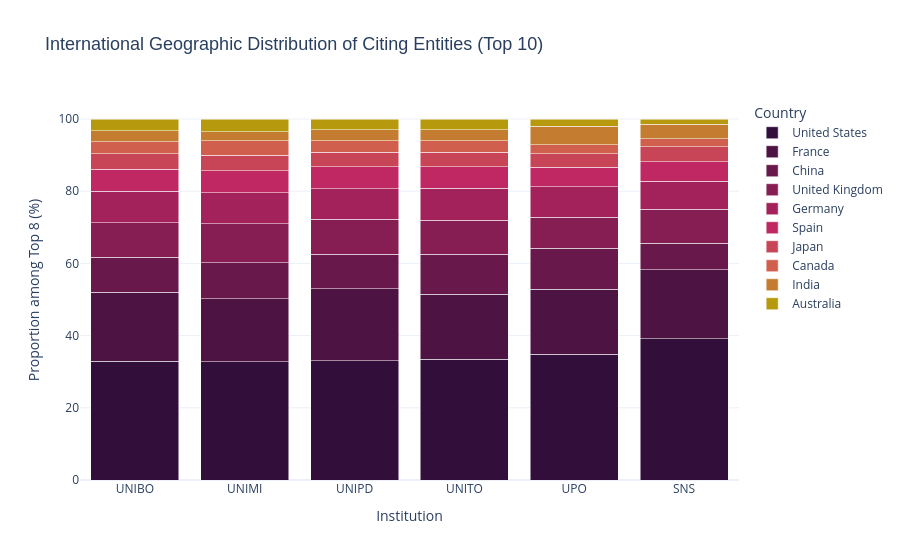
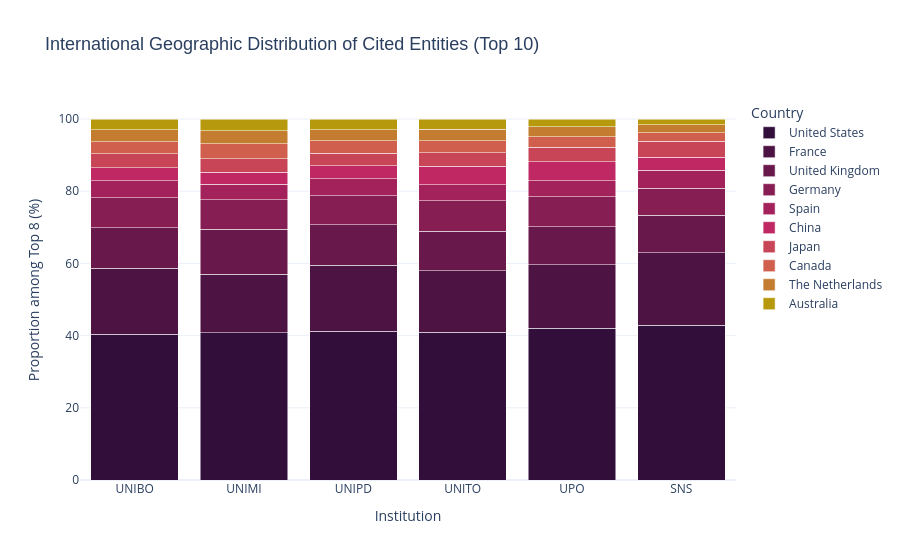

The code cell stored with these charts, in order, in its notebook:
### Markdown cell above
## Proportional stacked bar chart

This is the starting point for investigating the international connections of the six Italian institutions. First, we establish the baseline geographic distribution of their citation networks. By calculating the proportional contribution of the top 10 cited and citing countries, we map the fundamental orientation of these institutions within the global scientific landscape.

This step is essential to verify whether the institutions operate within a shared international framework or if there are immediate, macro-level discrepancies in their reach.

### Code cell
import pandas as pd
import plotly.express as px
from pathlib import Path

BASE_PATH = Path("../data/citation_counts")

INSTITUTIONS = {
    "UNIBO": BASE_PATH / "UNIBO",
    "UNIMI": BASE_PATH / "UNIMI",
    "UNIPD": BASE_PATH / "UNIPD",
    "UNITO": BASE_PATH / "UNITO",
    "UPO": BASE_PATH / "UPO",
    "SNS": BASE_PATH / "SNS"
}

def load_country_data(institution, direction):
    path = INSTITUTIONS[institution] / f"citation_counts_countries_{direction}.csv"
    if path.exists():
        return pd.read_csv(path)
    return None

def plot_proportional_citations(direction, title):
    all_data = []
    
    for inst in INSTITUTIONS.keys():
        df = load_country_data(inst, direction)
        
        if df is not None:
            df['Institution'] = inst
            df = df[df['country_code'] != 'IT'] # Drop Italy
            all_data.append(df)
            
            
    if not all_data:
        print(f"No data found for direction: {direction}")
        return
        
    combined_df = pd.concat(all_data, ignore_index=True)
    
    top_10_countries = combined_df.groupby('country_name')['count'].sum().nlargest(10).index

    # Filter the dataframe to keep only those 10 countries
    final_df = combined_df[combined_df['country_name'].isin(top_10_countries)].copy()
    totals = final_df.groupby('Institution')['count'].transform('sum')
    final_df['Percentage'] = (final_df['count'] / totals) * 100

    colors_10 = [
        '#320E3B',
        '#4D1343',
        '#69184B',
        '#861D53',
        '#A3225B',
        '#BF2862',
        '#C84457',
        '#D0604D',
        '#C47D30',
        '#B7990D'
    ]

    # Create the Plotly chart
    fig = px.bar(
        final_df,
        x="Institution",
        y="Percentage",
        color="country_name",
        title=title,
        category_orders={"country_name": list(top_10_countries)}, 
        color_discrete_sequence=colors_10,
        labels={
            "Percentage": "Proportion among Top 8 (%)",
            "country_name": "Country",
            "Institution": "Institution"
        },
        hover_data={"count": True, "Percentage": ':.2f'} 
    )

    fig.update_layout(
        barmode='stack',
        template="plotly_white",
        title_font=dict(size=18, family="Arial, sans-serif"),
        hoverlabel=dict(bgcolor="white", font_size=13),
        legend=dict(
            yanchor="top",
            y=1,
            xanchor="left",
            x=1.02
        )
    )

    fig.show()

# Citing entities (inbound)
plot_proportional_citations(
    direction='inbound', 
    title='International Geographic Distribution of Citing Entities (Top 10)'
)

# Cited entities (outbound)
plot_proportional_citations(
    direction='outbound', 
    title='International Geographic Distribution of Cited Entities (Top 10)'
)

### Figure 1 — Plotly figure (JSON) as saved in the notebook; plotly's stock layout.template omitted (floating-point values rounded to 4 significant figures)
{"data": [{"alignmentgroup": "True", "customdata": [[6800261], [7524378], [6699413], [4331610], [1419714], [1704610]], "hovertemplate": "Country=United States<br>Institution=%{x}<br>Proportion among Top 8 (%)=%{y:.2f}<br>count=%{customdata[0]}<extra></extra>", "legendgroup": "United States", "marker": {"color": "#320E3B", "pattern": {"shape": ""}}, "name": "United States", "offsetgroup": "United States", "orientation": "v", "showlegend": true, "textposition": "auto", "type": "bar", "x": ["UNIBO", "UNIMI", "UNIPD", "UNITO", "UPO", "SNS"], "xaxis": "x", "y": [32.9, 32.81, 33.1, 33.51, 34.84, 39.18], "yaxis": "y"}, {"alignmentgroup": "True", "customdata": [[3956305], [3974384], [4027707], [2326366], [732475], [832178]], "hovertemplate": "Country=France<br>Institution=%{x}<br>Proportion among Top 8 (%)=%{y:.2f}<br>count=%{customdata[0]}<extra></extra>", "legendgroup": "France", "marker": {"color": "#4D1343", "pattern": {"shape": ""}}, "name": "France", "offsetgroup": "France", "orientation": "v", "showlegend": true, "textposition": "auto", "type": "bar", "x": ["UNIBO", "UNIMI", "UNIPD", "UNITO", "UPO", "SNS"], "xaxis": "x", "y": [19.14, 17.33, 19.9, 18.0, 17.97, 19.13], "yaxis": "y"}, {"alignmentgroup": "True", "customdata": [[1986405], [2299764], [1934348], [1431104], [461844], [316550]], "hovertemplate": "Country=China<br>Institution=%{x}<br>Proportion among Top 8 (%)=%{y:.2f}<br>count=%{customdata[0]}<extra></extra>", "legendgroup": "China", "marker": {"color": "#69184B", "pattern": {"shape": ""}}, "name": "China", "offsetgroup": "China", "orientation": "v", "showlegend": true, "textposition": "auto", "type": "bar", "x": ["UNIBO", "UNIMI", "UNIPD", "UNITO", "UPO", "SNS"], "xaxis": "x", "y": [9.609, 10.03, 9.556, 11.07, 11.33, 7.276], "yaxis": "y"}, {"alignmentgroup": "True", "customdata": [[1986678], [2464796], [1954354], [1218955], [353275], [407263]], "hovertemplate": "Country=United Kingdom<br>Institution=%{x}<br>Proportion among Top 8 (%)=%{y:.2f}<br>count=%{customdata[0]}<extra></extra>", "legendgroup": "United Kingdom", "marker": {"color": "#861D53", "pattern": {"shape": ""}}, "name": "United Kingdom", "offsetgroup": "United Kingdom", "orientation": "v", "showlegend": true, "textposition": "auto", "type": "bar", "x": ["UNIBO", "UNIMI", "UNIPD", "UNITO", "UPO", "SNS"], "xaxis": "x", "y": [9.611, 10.75, 9.655, 9.43, 8.668, 9.361], "yaxis": "y"}, {"alignmentgroup": "True", "customdata": [[1801165], [1981830], [1718998], [1133248], [340974], [336956]], "hovertemplate": "Country=Germany<br>Institution=%{x}<br>Proportion among Top 8 (%)=%{y:.2f}<br>count=%{customdata[0]}<extra></extra>", "legendgroup": "Germany", "marker": {"color": "#A3225B", "pattern": {"shape": ""}}, "name": "Germany", "offsetgroup": "Germany", "orientation": "v", "showlegend": true, "textposition": "auto", "type": "bar", "x": ["UNIBO", "UNIMI", "UNIPD", "UNITO", "UPO", "SNS"], "xaxis": "x", "y": [8.713, 8.642, 8.492, 8.767, 8.367, 7.745], "yaxis": "y"}, {"alignmentgroup": "True", "customdata": [[1262588], [1407611], [1228815], [766861], [225149], [236551]], "hovertemplate": "Country=Spain<br>Institution=%{x}<br>Proportion among Top 8 (%)=%{y:.2f}<br>count=%{customdata[0]}<extra></extra>", "legendgroup": "Spain", "marker": {"color": "#BF2862", "pattern": {"shape": ""}}, "name": "Spain", "offsetgroup": "Spain", "orientation": "v", "showlegend": true, "textposition": "auto", "type": "bar", "x": ["UNIBO", "UNIMI", "UNIPD", "UNITO", "UPO", "SNS"], "xaxis": "x", "y": [6.108, 6.138, 6.071, 5.933, 5.525, 5.437], "yaxis": "y"}, {"alignmentgroup": "True", "customdata": [[889572], [991329], [816958], [521225], [151521], [183263]], "hovertemplate": "Country=Japan<br>Institution=%{x}<br>Proportion among Top 8 (%)=%{y:.2f}<br>count=%{customdata[0]}<extra></extra>", "legendgroup": "Japan", "marker": {"color": "#C84457", "pattern": {"shape": ""}}, "name": "Japan", "offsetgroup": "Japan", "orientation": "v", "showlegend": true, "textposition": "auto", "type": "bar", "x": ["UNIBO", "UNIMI", "UNIPD", "UNITO", "UPO", "SNS"], "xaxis": "x", "y": [4.303, 4.323, 4.036, 4.032, 3.718, 4.212], "yaxis": "y"}, {"alignmentgroup": "True", "customdata": [[676387], [899881], [650406], [409513], [100383], [93764]], "hovertemplate": "Country=Canada<br>Institution=%{x}<br>Proportion among Top 8 (%)=%{y:.2f}<br>count=%{customdata[0]}<extra></extra>", "legendgroup": "Canada", "marker": {"color": "#D0604D", "pattern": {"shape": ""}}, "name": "Canada", "offsetgroup": "Canada", "orientation": "v", "showlegend": true, "textposition": "auto", "type": "bar", "x": ["UNIBO", "UNIMI", "UNIPD", "UNITO", "UPO", "SNS"], "xaxis": "x", "y": [3.272, 3.924, 3.213, 3.168, 2.463, 2.155], "yaxis": "y"}, {"alignmentgroup": "True", "customdata": [[650901], [579974], [612996], [406876], [206180], [177399]], "hovertemplate": "Country=India<br>Institution=%{x}<br>Proportion among Top 8 (%)=%{y:.2f}<br>count=%{customdata[0]}<extra></extra>", "legendgroup": "India", "marker": {"color": "#C47D30", "pattern": {"shape": ""}}, "name": "India", "offsetgroup": "India", "orientation": "v", "showlegend": true, "textposition": "auto", "type": "bar", "x": ["UNIBO", "UNIMI", "UNIPD", "UNITO", "UPO", "SNS"], "xaxis": "x", "y": [3.149, 2.529, 3.028, 3.148, 5.059, 4.078], "yaxis": "y"}, {"alignmentgroup": "True", "customdata": [[661316], [807988], [597753], [380351], [83919], [61994]], "hovertemplate": "Country=Australia<br>Institution=%{x}<br>Proportion among Top 8 (%)=%{y:.2f}<br>count=%{customdata[0]}<extra></extra>", "legendgroup": "Australia", "marker": {"color": "#B7990D", "pattern": {"shape": ""}}, "name": "Australia", "offsetgroup": "Australia", "orientation": "v", "showlegend": true, "textposition": "auto", "type": "bar", "x": ["UNIBO", "UNIMI", "UNIPD", "UNITO", "UPO", "SNS"], "xaxis": "x", "y": [3.199, 3.523, 2.953, 2.943, 2.059, 1.425], "yaxis": "y"}], "layout": {"barmode": "stack", "hoverlabel": {"bgcolor": "white", "font": {"size": 13}}, "legend": {"title": {"text": "Country"}, "tracegroupgap": 0, "x": 1.02, "xanchor": "left", "y": 1, "yanchor": "top"}, "title": {"font": {"family": "Arial, sans-serif", "size": 18}, "text": "International Geographic Distribution of Citing Entities (Top 10)"}, "xaxis": {"anchor": "y", "domain": [0, 1], "title": {"text": "Institution"}}, "yaxis": {"anchor": "x", "domain": [0, 1], "title": {"text": "Proportion among Top 8 (%)"}}}}

### Figure 2 — Plotly figure (JSON) as saved in the notebook; plotly's stock layout.template omitted (floating-point values rounded to 4 significant figures)
{"data": [{"alignmentgroup": "True", "customdata": [[8894677], [8484881], [8328775], [5802385], [1839362], [1895148]], "hovertemplate": "Country=United States<br>Institution=%{x}<br>Proportion among Top 8 (%)=%{y:.2f}<br>count=%{customdata[0]}<extra></extra>", "legendgroup": "United States", "marker": {"color": "#320E3B", "pattern": {"shape": ""}}, "name": "United States", "offsetgroup": "United States", "orientation": "v", "showlegend": true, "textposition": "auto", "type": "bar", "x": ["UNIBO", "UNIMI", "UNIPD", "UNITO", "UPO", "SNS"], "xaxis": "x", "y": [40.34, 40.75, 41.2, 40.9, 41.98, 42.92], "yaxis": "y"}, {"alignmentgroup": "True", "customdata": [[4043901], [3388501], [3707497], [2414267], [774085], [886781]], "hovertemplate": "Country=France<br>Institution=%{x}<br>Proportion among Top 8 (%)=%{y:.2f}<br>count=%{customdata[0]}<extra></extra>", "legendgroup": "France", "marker": {"color": "#4D1343", "pattern": {"shape": ""}}, "name": "France", "offsetgroup": "France", "orientation": "v", "showlegend": true, "textposition": "auto", "type": "bar", "x": ["UNIBO", "UNIMI", "UNIPD", "UNITO", "UPO", "SNS"], "xaxis": "x", "y": [18.34, 16.27, 18.34, 17.02, 17.67, 20.08], "yaxis": "y"}, {"alignmentgroup": "True", "customdata": [[2461117], [2591121], [2252398], [1559899], [462489], [456472]], "hovertemplate": "Country=United Kingdom<br>Institution=%{x}<br>Proportion among Top 8 (%)=%{y:.2f}<br>count=%{customdata[0]}<extra></extra>", "legendgroup": "United Kingdom", "marker": {"color": "#69184B", "pattern": {"shape": ""}}, "name": "United Kingdom", "offsetgroup": "United Kingdom", "orientation": "v", "showlegend": true, "textposition": "auto", "type": "bar", "x": ["UNIBO", "UNIMI", "UNIPD", "UNITO", "UPO", "SNS"], "xaxis": "x", "y": [11.16, 12.44, 11.14, 10.99, 10.55, 10.34], "yaxis": "y"}, {"alignmentgroup": "True", "customdata": [[1828283], [1688354], [1634980], [1189999], [361098], [331879]], "hovertemplate": "Country=Germany<br>Institution=%{x}<br>Proportion among Top 8 (%)=%{y:.2f}<br>count=%{customdata[0]}<extra></extra>", "legendgroup": "Germany", "marker": {"color": "#861D53", "pattern": {"shape": ""}}, "name": "Germany", "offsetgroup": "Germany", "orientation": "v", "showlegend": true, "textposition": "auto", "type": "bar", "x": ["UNIBO", "UNIMI", "UNIPD", "UNITO", "UPO", "SNS"], "xaxis": "x", "y": [8.291, 8.109, 8.088, 8.388, 8.241, 7.516], "yaxis": "y"}, {"alignmentgroup": "True", "customdata": [[1051307], [915216], [954895], [646346], [194901], [220170]], "hovertemplate": "Country=Spain<br>Institution=%{x}<br>Proportion among Top 8 (%)=%{y:.2f}<br>count=%{customdata[0]}<extra></extra>", "legendgroup": "Spain", "marker": {"color": "#A3225B", "pattern": {"shape": ""}}, "name": "Spain", "offsetgroup": "Spain", "orientation": "v", "showlegend": true, "textposition": "auto", "type": "bar", "x": ["UNIBO", "UNIMI", "UNIPD", "UNITO", "UPO", "SNS"], "xaxis": "x", "y": [4.767, 4.396, 4.724, 4.556, 4.448, 4.986], "yaxis": "y"}, {"alignmentgroup": "True", "customdata": [[792802], [681354], [718587], [717203], [233775], [159924]], "hovertemplate": "Country=China<br>Institution=%{x}<br>Proportion among Top 8 (%)=%{y:.2f}<br>count=%{customdata[0]}<extra></extra>", "legendgroup": "China", "marker": {"color": "#BF2862", "pattern": {"shape": ""}}, "name": "China", "offsetgroup": "China", "orientation": "v", "showlegend": true, "textposition": "auto", "type": "bar", "x": ["UNIBO", "UNIMI", "UNIPD", "UNITO", "UPO", "SNS"], "xaxis": "x", "y": [3.595, 3.272, 3.555, 5.055, 5.335, 3.622], "yaxis": "y"}, {"alignmentgroup": "True", "customdata": [[842595], [788894], [706201], [523139], [174466], [195846]], "hovertemplate": "Country=Japan<br>Institution=%{x}<br>Proportion among Top 8 (%)=%{y:.2f}<br>count=%{customdata[0]}<extra></extra>", "legendgroup": "Japan", "marker": {"color": "#C84457", "pattern": {"shape": ""}}, "name": "Japan", "offsetgroup": "Japan", "orientation": "v", "showlegend": true, "textposition": "auto", "type": "bar", "x": ["UNIBO", "UNIMI", "UNIPD", "UNITO", "UPO", "SNS"], "xaxis": "x", "y": [3.821, 3.789, 3.493, 3.687, 3.982, 4.435], "yaxis": "y"}, {"alignmentgroup": "True", "customdata": [[761331], [853746], [682977], [470773], [127973], [98583]], "hovertemplate": "Country=Canada<br>Institution=%{x}<br>Proportion among Top 8 (%)=%{y:.2f}<br>count=%{customdata[0]}<extra></extra>", "legendgroup": "Canada", "marker": {"color": "#D0604D", "pattern": {"shape": ""}}, "name": "Canada", "offsetgroup": "Canada", "orientation": "v", "showlegend": true, "textposition": "auto", "type": "bar", "x": ["UNIBO", "UNIMI", "UNIPD", "UNITO", "UPO", "SNS"], "xaxis": "x", "y": [3.452, 4.1, 3.378, 3.318, 2.921, 2.233], "yaxis": "y"}, {"alignmentgroup": "True", "customdata": [[705264], [758147], [625227], [454389], [118307], [98966]], "hovertemplate": "Country=The Netherlands<br>Institution=%{x}<br>Proportion among Top 8 (%)=%{y:.2f}<br>count=%{customdata[0]}<extra></extra>", "legendgroup": "The Netherlands", "marker": {"color": "#C47D30", "pattern": {"shape": ""}}, "name": "The Netherlands", "offsetgroup": "The Netherlands", "orientation": "v", "showlegend": true, "textposition": "auto", "type": "bar", "x": ["UNIBO", "UNIMI", "UNIPD", "UNITO", "UPO", "SNS"], "xaxis": "x", "y": [3.198, 3.641, 3.093, 3.203, 2.7, 2.241], "yaxis": "y"}, {"alignmentgroup": "True", "customdata": [[670465], [671410], [604169], [409020], [95319], [71926]], "hovertemplate": "Country=Australia<br>Institution=%{x}<br>Proportion among Top 8 (%)=%{y:.2f}<br>count=%{customdata[0]}<extra></extra>", "legendgroup": "Australia", "marker": {"color": "#B7990D", "pattern": {"shape": ""}}, "name": "Australia", "offsetgroup": "Australia", "orientation": "v", "showlegend": true, "textposition": "auto", "type": "bar", "x": ["UNIBO", "UNIMI", "UNIPD", "UNITO", "UPO", "SNS"], "xaxis": "x", "y": [3.04, 3.225, 2.989, 2.883, 2.175, 1.629], "yaxis": "y"}], "layout": {"barmode": "stack", "hoverlabel": {"bgcolor": "white", "font": {"size": 13}}, "legend": {"title": {"text": "Country"}, "tracegroupgap": 0, "x": 1.02, "xanchor": "left", "y": 1, "yanchor": "top"}, "title": {"font": {"family": "Arial, sans-serif", "size": 18}, "text": "International Geographic Distribution of Cited Entities (Top 10)"}, "xaxis": {"anchor": "y", "domain": [0, 1], "title": {"text": "Institution"}}, "yaxis": {"anchor": "x", "domain": [0, 1], "title": {"text": "Proportion among Top 8 (%)"}}}}
